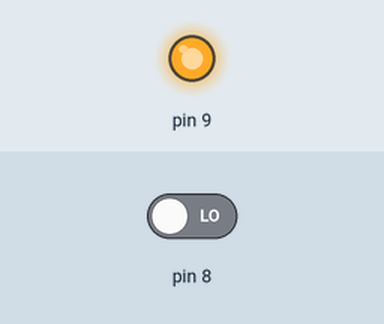
A sketch run on a simulated Arduino Uno, built with avr-gcc and run on an emulated ATmega328P. Shown: output pins drawn as LEDs (lit = HIGH). Inputs (shaded band) come from the test bench; at power-on: pin 8 LOW. What the sketch prints to the serial monitor is not drawn.

Above: at 0.1 s.
Timing chart, 0 to 1.6 s (numbered marks = the images above):
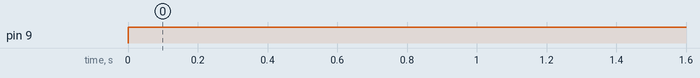

The sketch:

Basico_con_Ultrasonico_con_Ing.ino
```cpp
long distancia;
long tiempo;
void setup()
{
  Serial.begin(9600);
  pinMode(9,OUTPUT);
  pinMode(8,INPUT);

}

 void loop()
 {
  digitalWrite(9,LOW);
  delayMicroseconds(5);
  digitalWrite(9,HIGH);
  delayMicroseconds(10);
  tiempo=pulseIn(8,HIGH);
  distancia=int(0.017*tiempo);
  Serial.println("Distancia ");
  Serial.println(distancia);
  Serial.println( " cm ");
  delay(1000);
 }
```

Measured:
- by itself, pin 9: LOW → HIGH at 0.00 s
